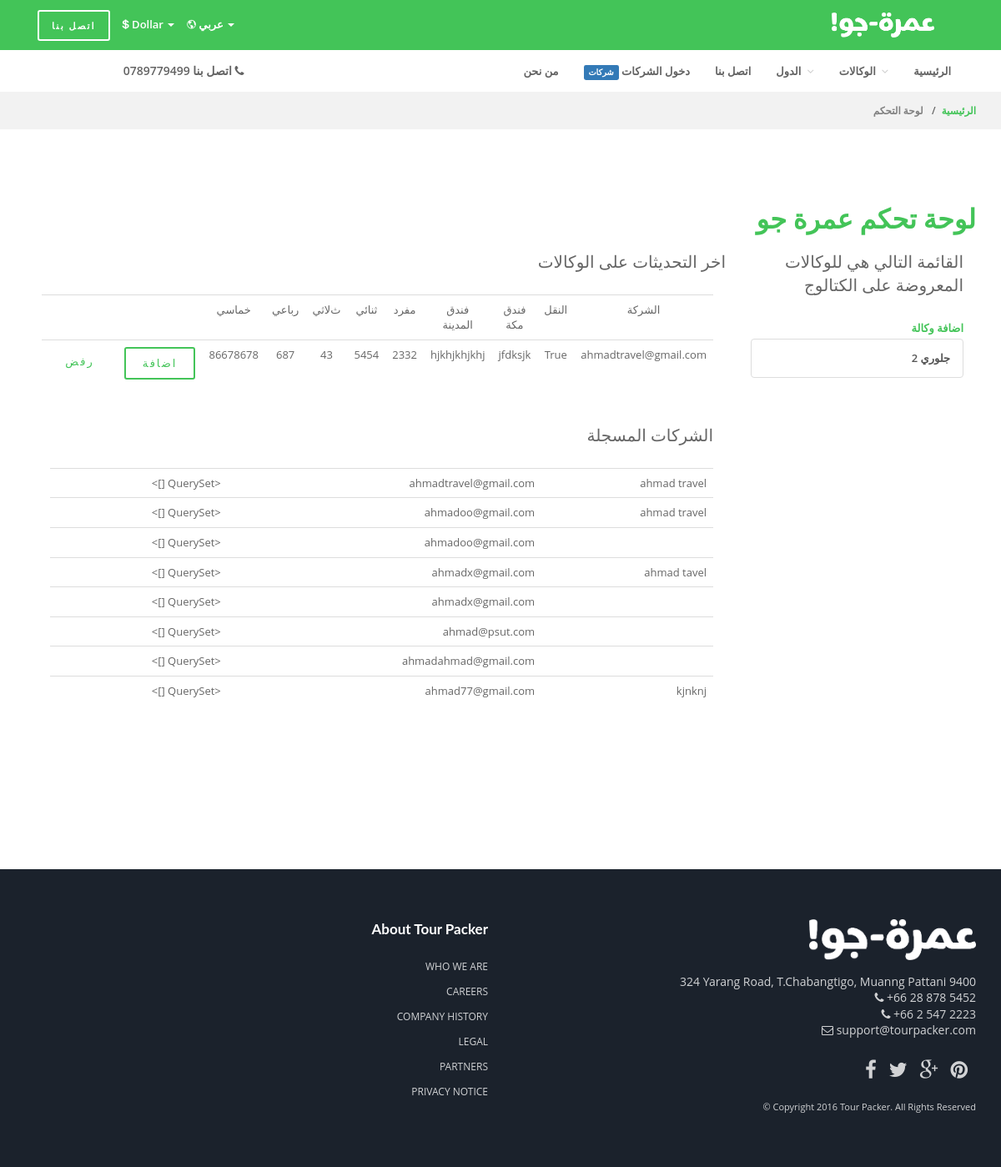
/dashboard/ (signed in), run on an earlier commit of the app's database.
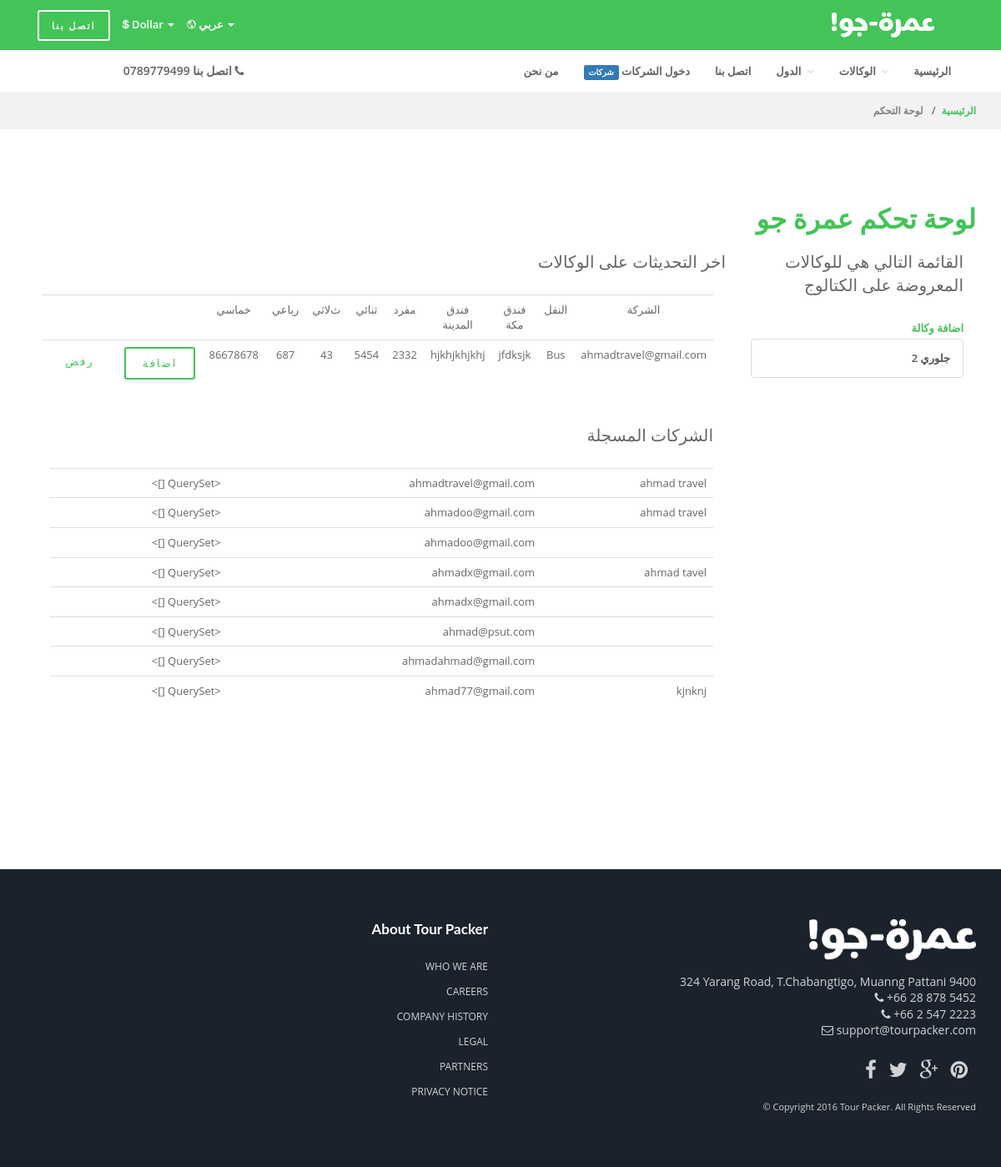
And on a later commit of the database.
### catalogue/models.py (models this page shows, shortened)
class Package(models.Model):
	created_by = models.ForeignKey(User , null = True )
	catalogue_agency = models.ForeignKey(Agency , null = True )
	makkah_hotel = models.ForeignKey('MakkahHotel', null = True )
	madinah_hotel = models.ForeignKey('MadinahHotel', null = True )
	single_room_cost = models.IntegerField(default = 0 )
	double_room_cost = models.IntegerField(default = 0 )
	trip_room_cost = models.IntegerField(default = 0 )
	quad_room_cost = models.IntegerField(default = 0 )
	quin_room_cost = models.IntegerField(default = 0 )
	transport = models.CharField(max_length =10 , default ="BUS" ) # choices are('BUS' , 'FLIGHT')
	month = models.IntegerField(default =0 )
	year = models.IntegerField(default =0 )
	updated_single_room_cost = models.IntegerField(default = 0 )
	updated_double_room_cost = models.IntegerField(default = 0 )
	updated_trip_room_cost = models.IntegerField(default = 0 )
	updated_quad_room_cost = models.IntegerField(default = 0 )
	updated_quin_room_cost = models.IntegerField(default = 0 )
	is_created = models.BooleanField(default = False)
	is_removed = models.BooleanField(default = False)
	is_updated = models.BooleanField(default = False)
	makkah_hotel_title = models.CharField(max_length= 200 , blank = True )
	madinah_hotel_title = models.CharField(max_length= 200 , blank = True )
	prices_start_from = models.IntegerField(default = 0)

### dashboard/views.py (the view)
# urls.py: url(r'^dashboard/$' , views.dashboard ,name="dashboard" ) ,
def dashboard(request):
	if not request.user.is_staff  :
		return HttpResponse(status = 404 )
	context = {}
	context['agencies'] = Agency.objects.filter(created_by__is_staff = True)
	context['packages'] = Package.objects.exclude(created_by__is_staff = True).filter(Q(is_created = True ) | Q(is_removed = True) | Q(is_updated = True ) )
	context['suppliers_agencies'] = Agency.objects.filter(created_by__is_staff = False).order_by('-id')
	return render(request , 'dashboard/dashboard.html' , context )

### catalogue/base_context.py (called while the page is built)
def agencies(request):
	return {'agencies' : Agency.objects.filter(created_by__is_staff = True).only('id' , 'title') }

def countries(request):
	return {'countries' : Country.objects.only('id' , 'title') }

### templates/dashboard/dashboard.html (shortened to what the changed rows need)
{% extends 'base.html' %}
{% block main_wrapper %}
    <div class="main-wrapper">
      <div class="content-wrapper">
        <div class="container">
          <div class="row" >
            <div class="col-md-12 col-xs-12 col-sm-12 " dir="rtl" role="main" style="margin-bottom:10%;">
              <h1>لوحة تحكم عمرة جو</h1>
              <div class="col-md-9 mt-5">
              <div class="col-md-12" style="overflow-x:scroll;text-align:center;">
              <table class="table" >
                    {% for p in packages %}
                        <tr>
                          <td>{{p.created_by}}</td>
                          <td>{{p.transport}}</td>
                          <td>{{p.makkah_hotel_title}}</td>
                          <td>{{p.madinah_hotel_title}}</td>
                          <td>{{p.updated_single_room_cost}}</td>
                          <td>{{p.updated_double_room_cost}}</td>
                          <td>{{p.updated_trip_room_cost}}</td>
                          <td>{{p.updated_quad_room_cost}}</td>
                          <td>{{p.updated_quin_room_cost}}</td>
                          {% if p.is_updated %}
                          <td><a class="btn btn-primary  btn-inverse" click="return confirm('هل تريد حذف العرض؟')"
                          href="{% url 'dashboard:approve_update_package' package_id=p.id %}" >تحديث</a></td>
                          {% elif p.is_created %}
                          <td><a class="btn btn-primary  btn-inverse" click="return confirm('هل تريد حذف العرض؟')"
                          href="{% url 'dashboard:approve_add_package' package_id=p.id %}" >اضافة</a></td>
                          {% elif p.is_removed %}
                          <td><a class="btn btn-primary  btn-inverse" click="return confirm('هل تريد حذف العرض؟')"
                          href="{% url 'dashboard:approve_remove_package' package_id=p.id %}" >حذف</a></td>
                          {% endif %}
                          <td><a style="border:0;" class="btn btn-primary  btn-inverse" click="return confirm('هل تريد حذف العرض؟')"
                          href="{% url 'dashboard:reject_action' package_id=p.id %}" >رفض</a></td>
                        </tr>
                    {% endfor %}
              </table>
              </div>
              </div>
            </div>
          </div>
        </div>
      </div>
      </div>
{% endblock %}

What changed in the data, as far as the page shows it:
changed Package "jfdksjk": transport "True" → "Bus"
